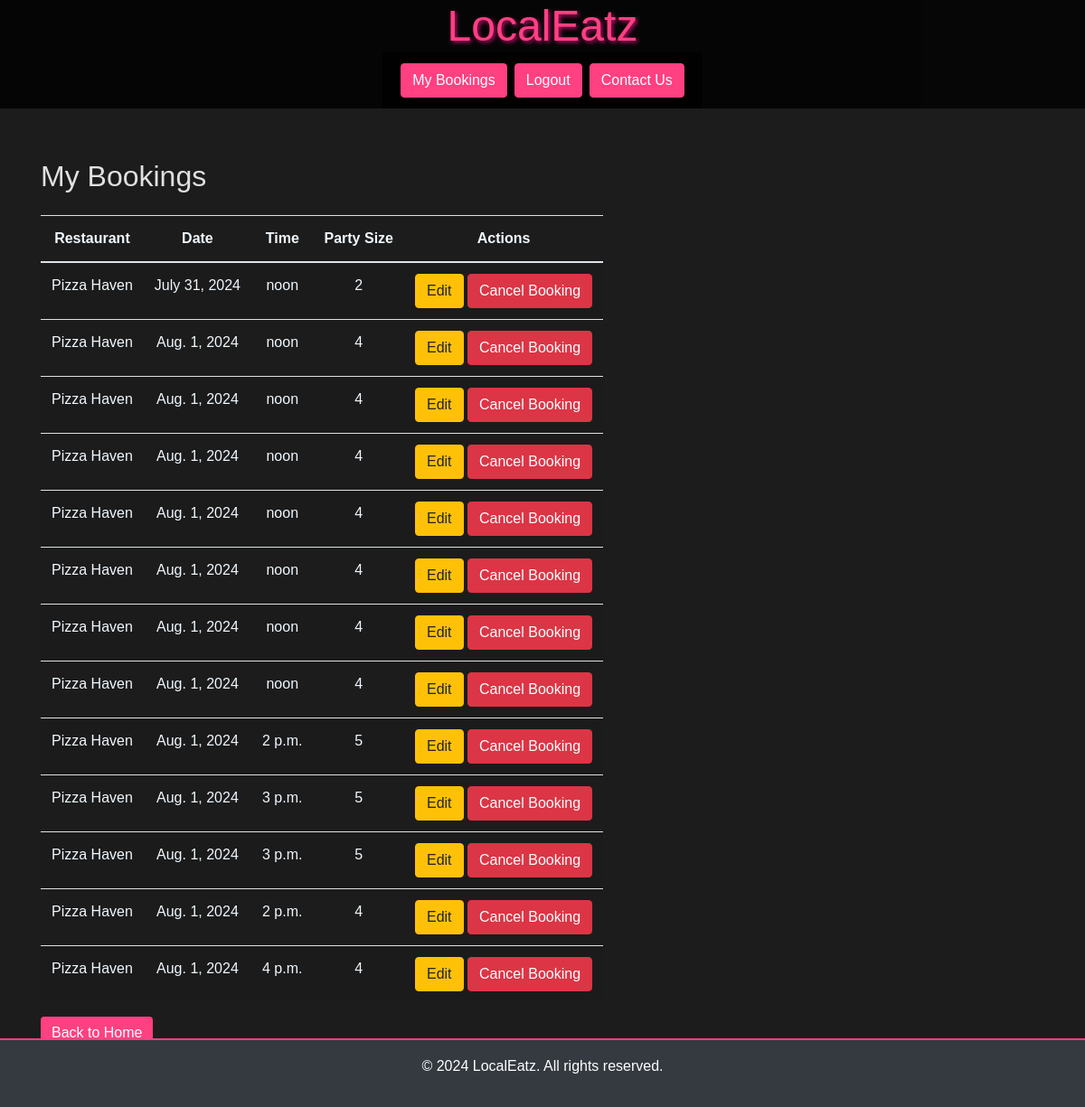
/my-bookings/ (signed in), run on an earlier commit of the app's database.
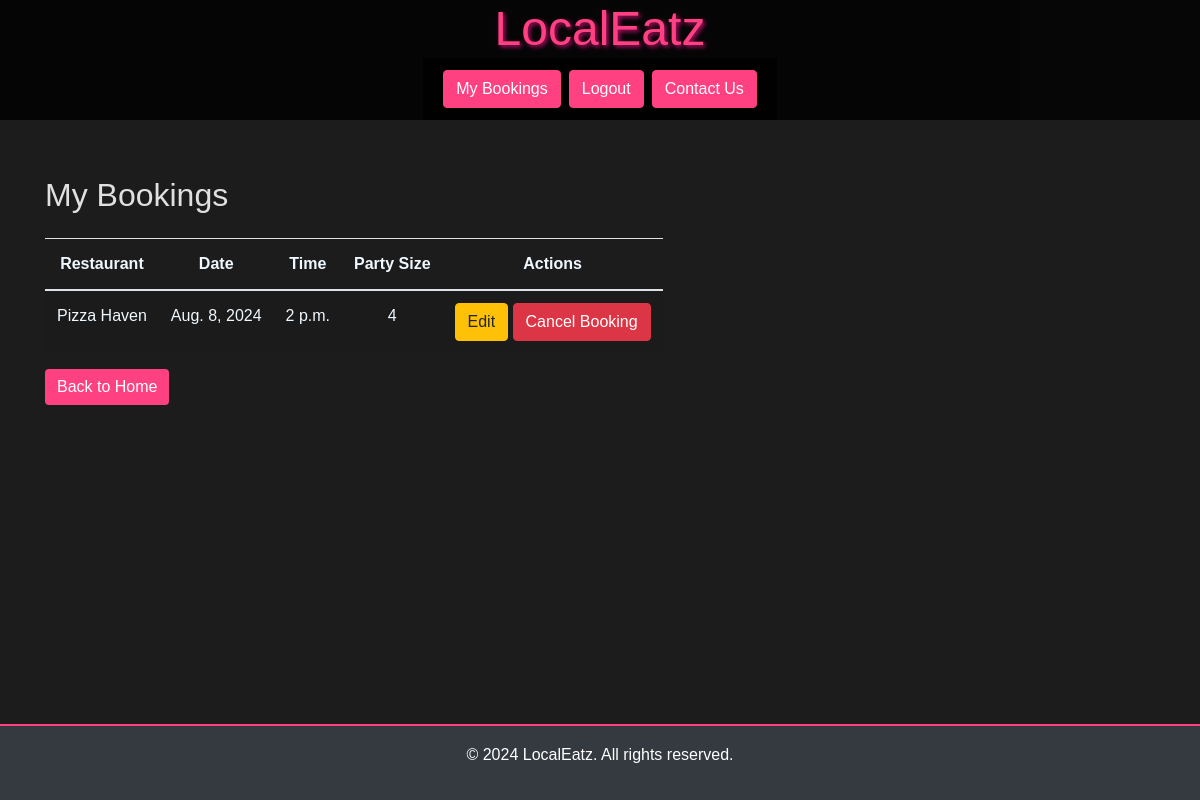
And on a later commit of the database.
### restaurants/models.py (models this page shows, shortened)
class Booking(models.Model):
    user = models.ForeignKey(User, on_delete=models.SET_NULL, null=True)  # Reference to the user who made the booking
    restaurant = models.ForeignKey(Restaurant, on_delete=models.CASCADE)  # Reference to the restaurant where the booking was made
    name = models.CharField(max_length=100)  # Name of the person who made the booking
    date = models.DateField()  # Date of the booking
    time = models.TimeField()  # Time of the booking
    party_size = models.PositiveIntegerField()  # Number of people in the party

class Restaurant(models.Model):
    name = models.CharField(max_length=255)  # Name of the restaurant
    address = models.CharField(max_length=255)  # Address of the restaurant
    description = models.TextField(blank=True)  # Optional description of the restaurant
    max_tables = models.IntegerField(default=3)  # Maximum number of tables available in the restaurant

### restaurants/views.py (the view)
# urls.py: path('my-bookings/', views.my_bookings, name='my_bookings'),
@login_required
def my_bookings(request):
    user = request.user
    bookings = Booking.objects.filter(user=user)  # Filter bookings by the current user
    return render(request, 'users/my_bookings.html', {'bookings': bookings})

### restaurants/templates/users/my_bookings.html (shortened to what this page needs)
{% extends 'base.html' %}
{% block content %}
<div class="container mt-5">
    <h2 class="mb-4">My Bookings</h2>
    {% if bookings %}
    <div class="table-responsive">
        <table class="table table-striped">
            <thead>
                <tr style="color: aliceblue;">
                    <th>Restaurant</th>
                    <th>Date</th>
                    <th>Time</th>
                    <th>Party Size</th>
                    <th>Actions</th>
                </tr>
            </thead>
            <tbody>
                {% for booking in bookings %}
                <tr style="color: aliceblue;">
                    <td>{{ booking.restaurant.name }}</td>
                    <td>{{ booking.date }}</td>
                    <td>{{ booking.time }}</td>
                    <td>{{ booking.party_size }}</td>
                    <td>
                        <a href="{% url 'edit_booking' booking.id %}" class="btn btn-warning">Edit</a>
                        <button data-booking-id="{{ booking.id }}" class="btn btn-danger cancel-btn">Cancel
                            Booking</button>
                    </td>
                </tr>
                {% endfor %}
            </tbody>
        </table>
        {% else %}
        <p>You have no bookings yet.</p>
        {% endif %}
        <a href="{% url 'home' %}" class="btn btn-custom">Back to Home</a>
    </div>
</div>
{% endblock %}

### restaurants/templates/base.html (shortened to what this page needs)
{% load static %}
{% url 'account_login' as login_url %}
{% url 'account_signup' as signup_url %}
{% url 'account_logout' as logout_url %}
{% url 'about' as about_url %}
<!DOCTYPE html>
<html lang="en">
<head>
    <link rel="stylesheet" href="https://stackpath.bootstrapcdn.com/bootstrap/4.5.2/css/bootstrap.min.css">
    <link rel="stylesheet" type="text/css" href="{% static 'css/styles.css' %}">
</head>
<body>
    <header class="d-flex flex-column align-items-center">
        <h1>LocalEatz</h1>
        <nav class="navbar navbar-expand-lg navbar-dark" style="background-color: rgba(0, 0, 0, 0.8);">
            <div class="collapse navbar-collapse justify-content-center" id="navbarNav">
                <ul class="navbar-nav">
                    {% if user.is_authenticated %}
                    <li class="nav-item">
                        <a class="btn btn-primary m-1" href="{% url 'my_bookings' %}">My Bookings</a>
                    </li>
                    <li class="nav-item">
                        <a class="btn btn-primary m-1" href="{% url 'account_logout' %}">Logout</a>
                    </li>
                    <li class="nav-item">
                        <a class="btn btn-primary m-1" href="{% url 'about' %}">Contact Us</a>
                    </li>
                    {% endif %}
                </ul>
            </div>
        </nav>
    </header>
    <main>
        {% block content %}{% endblock %}
    </main>
    <footer class="bg-dark text-center text-white py-3">
        <p>&copy; 2024 LocalEatz. All rights reserved.</p>
    </footer>
</body>
</html>

### static/css/styles.css (style rules this page uses)
* { margin: 0; padding: 0; box-sizing: border-box; }
body { font-family: 'Arial', sans-serif; background: #1c1c1c; color: #e0e0e0; line-height: 1.6; padding: 0; margin: 0; }
header { background: rgba(0, 0, 0, 0.8); color: #ff4081; text-align: center; position: fixed; width: 100%; top: 0; left: 0; z-index: 1000; }
header h1 { font-size: 2rem; margin: 0; text-shadow: 2px 2px 4px rgba(255, 20, 147, 0.7); }
.btn-primary { background-color: #ff4081; color: #fff; border-radius: 4px; border-color: #ff4081; }
.btn-custom { background-color: #ff4081; color: #fff; border: none; }
main { padding: 4rem 1rem 4rem; margin-top: 4rem; min-height: 80vh; }
table { max-width: fit-content; text-align: center; }
footer { background: rgba(0, 0, 0, 0.8); color: #ff4081; padding: 1rem; text-align: center; position: fixed; height: min-content; width: 100%; bottom: 0; left: 0; z-index: 1000; border-top: 2px solid #ff4081; }
@media (min-width: 600px) { header h1 { font-size: 2.2rem; } }
@media (min-width: 768px) { header h1 { font-size: 2.5rem; } }
@media (min-width: 1024px) { header h1 { font-size: 3rem; } }

What changed in the data, as far as the page shows it:
removed Booking: restaurant.name "Pizza Haven", date "July 31, 2024", time "noon", party_size "2"
removed Booking: restaurant.name "Pizza Haven", date "Aug. 1, 2024", time "noon", party_size "4"
removed Booking: restaurant.name "Pizza Haven", date "Aug. 1, 2024", time "noon", party_size "4"
removed Booking: restaurant.name "Pizza Haven", date "Aug. 1, 2024", time "noon", party_size "4"
removed Booking: restaurant.name "Pizza Haven", date "Aug. 1, 2024", time "noon", party_size "4"
removed Booking: restaurant.name "Pizza Haven", date "Aug. 1, 2024", time "noon", party_size "4"
removed Booking: restaurant.name "Pizza Haven", date "Aug. 1, 2024", time "noon", party_size "4"
removed Booking: restaurant.name "Pizza Haven", date "Aug. 1, 2024", time "noon", party_size "4"
removed Booking: restaurant.name "Pizza Haven", date "Aug. 1, 2024", time "2 p.m.", party_size "5"
removed Booking: restaurant.name "Pizza Haven", date "Aug. 1, 2024", time "3 p.m.", party_size "5"
removed Booking: restaurant.name "Pizza Haven", date "Aug. 1, 2024", time "3 p.m.", party_size "5"
removed Booking: restaurant.name "Pizza Haven", date "Aug. 1, 2024", time "2 p.m.", party_size "4"
removed Booking: restaurant.name "Pizza Haven", date "Aug. 1, 2024", time "4 p.m.", party_size "4"
added Booking: restaurant.name "Pizza Haven", date "Aug. 8, 2024", time "2 p.m.", party_size "4"
